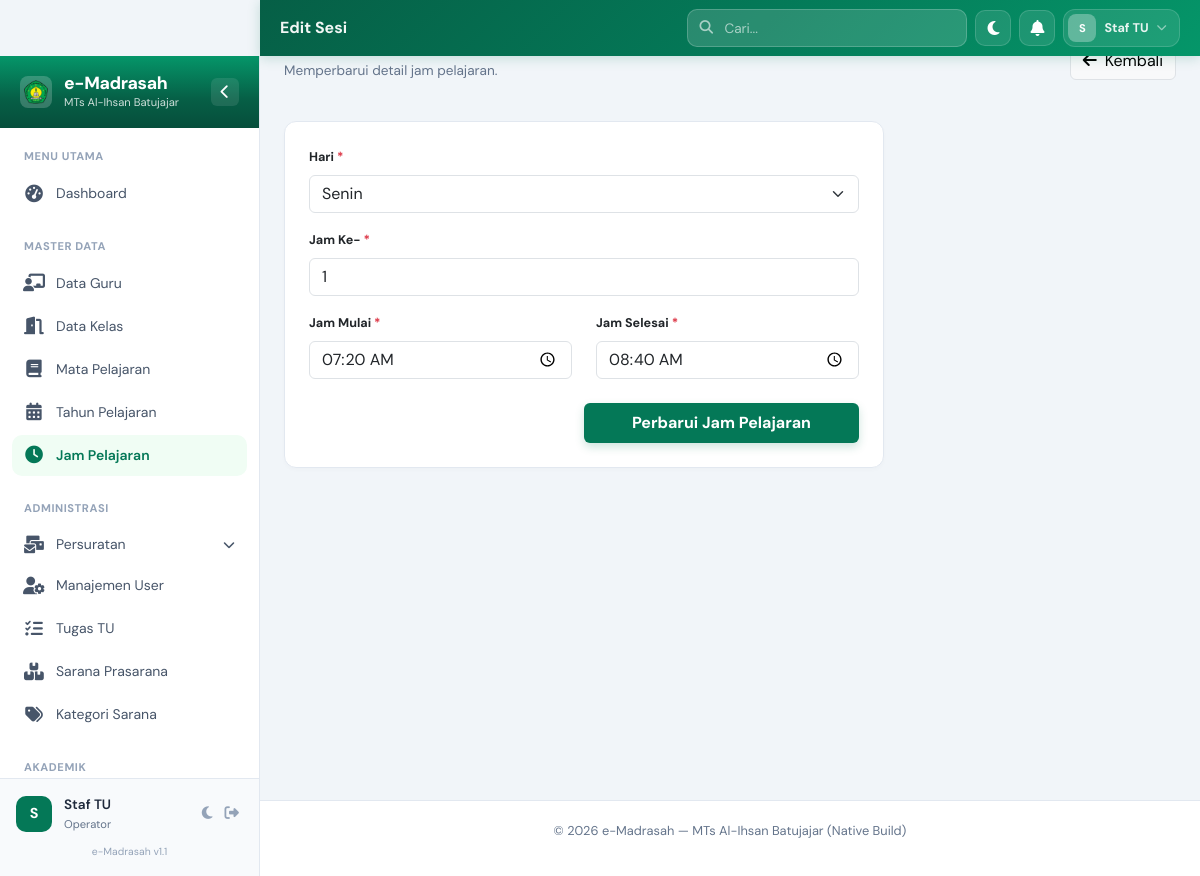
Page /modules/jam_pelajaran/edit.php?id=1 (signed in) on the committed database.
### tables this page shows
CREATE TABLE `jam_pelajaran` (
  `id` bigint unsigned NOT NULL AUTO_INCREMENT,
  `hari` varchar(255) NOT NULL,
  `sesi_ke` int NOT NULL,
  `jam_mulai` time NOT NULL,
  `jam_selesai` time NOT NULL,
  `created_at` timestamp NULL DEFAULT NULL,
  `updated_at` timestamp NULL DEFAULT NULL,
  PRIMARY KEY (`id`)
);

### includes/functions.php (called while the page is built, shortened)
<?php
function base_url($path = '') {
    $base_folder = "/emadrasah/";
    $path = ltrim($path, '/');
    if (preg_match('/^(assets|uploads|vendor)/', $path)) {
        return $base_folder . $path;
    }
    $parts = explode('?', $path, 2);
    $clean_path = $parts[0];
    $query = isset($parts[1]) ? '?' . $parts[1] : '';
    $clean_path = preg_replace('/^modules\//', '', $clean_path);
    if ($clean_path === 'index.php') {
        $clean_path = '';
    } else {
        $clean_path = preg_replace('/\/index\.php$/', '', $clean_path);
        $clean_path = preg_replace('/\.php$/', '', $clean_path);
    }
    return $base_folder . ltrim($clean_path, '/') . $query;
}
?>

### modules/jam_pelajaran/edit.php (the view, shortened to what this page needs)
<?php
include __DIR__ . '/../../includes/header.php';
$id = isset($_GET['id']) ? (int)$_GET['id'] : 0;
$stmt = $pdo->prepare("SELECT * FROM jam_pelajaran WHERE id = ?");
$stmt->execute([$id]);
$j = $stmt->fetch();
?>
<div class="page-header mb-4 fade-in">
    <div>
        <h2 class="page-title">Edit Jam Pelajaran</h2>
        <p class="page-subtitle">Memperbarui detail jam pelajaran.</p>
    </div>
    <div>
        <a href="<?php echo base_url('modules/jam_pelajaran/index.php'); ?>" class="btn btn-light border">
            <i class="fas fa-arrow-left me-2"></i>Kembali
        </a>
    </div>
</div>
<div class="card border-0 shadow-sm p-4 fade-in" style="max-width: 600px;">
    <form action="<?php echo base_url('modules/jam_pelajaran/update.php'); ?>" method="POST">
        <div class="mb-3">
            <label class="form-label small fw-bold">Hari <span class="text-danger">*</span></label>
            <select name="hari" class="form-select" required>
                <?php $days = ['Senin', 'Selasa', 'Rabu', 'Kamis', 'Jumat', 'Sabtu', 'Minggu']; ?>
                <?php foreach ($days as $day): ?>
                    <option value="<?php echo $day; ?>" <?php echo $j['hari'] == $day ? 'selected' : ''; ?>><?php echo $day; ?></option>
                <?php endforeach; ?>
            </select>
        </div>
        <div class="mb-3">
            <label class="form-label small fw-bold">Jam Ke- <span class="text-danger">*</span></label>
            <input type="number" name="sesi_ke" class="form-control" required min="1" value="<?php echo $j['sesi_ke']; ?>">
        </div>
        <div class="row mb-3">
            <div class="col-md-6">
                <label class="form-label small fw-bold">Jam Mulai <span class="text-danger">*</span></label>
                <input type="time" name="jam_mulai" class="form-control" required value="<?php echo substr($j['jam_mulai'], 0, 5); ?>">
            </div>
            <div class="col-md-6">
                <label class="form-label small fw-bold">Jam Selesai <span class="text-danger">*</span></label>
                <input type="time" name="jam_selesai" class="form-control" required value="<?php echo substr($j['jam_selesai'], 0, 5); ?>">
            </div>
        </div>
        <div class="text-end mt-4">
            <button type="submit" class="btn btn-primary px-5 fw-bold">Perbarui Jam Pelajaran</button>
        </div>
    </form>
</div>
<?php include __DIR__ . '/../../includes/footer.php'; ?>

### assets/css/custom.css (style rules this page uses)
:root { --em-green-950: #022c22; --em-green-900: #064e3b; --em-green-800: #065f46; --em-green-700: #047857; --em-green-600: #059669; --em-green-500: #10b981; --em-green-200: #a7f3d0; --em-green-100: #d1fae5; --em-green-50 : #f0fdf4; --em-gold : #b45309; --em-gold-light: #fef3c7; --em-gray-950: #020617; --em-gray-900: #0f172a; --em-gray-800: #1e293b; --em-gray-700: #334155; --em-gray-600: #475569; --em-gray-500: #64748b; --em-gray-400: #94a3b8; --em-gray-300: #cbd5e1; --em-gray-200: #e2e8f0; --em-gray-100: #f1f5f9; --em-gray-50 : #f8fafc; --em-white : #ffffff; --em-primary : var(--em-green-700); --em-primary-dark : var(--em-green-800); --em-primary-darker : var(--em-green-900); --em-surface : var(--em-white); --em-bg : #f1f5f9; --em-border : #e2e8f0; --em-text : #1e293b; --em-text-muted : #64748b; --em-sidebar-w : 260px; --em-sidebar-collapsed-w: 75px; --em-header-h : 56px; --em-r-md : 10px; --em-r-lg : 14px; --em-r-xl : 20px; --em-r-full: 9999px; --em-ease : cubic-bezier(0.4, 0, 0.2, 1); --em-dur : 250ms; }
body { font-family: 'DM Sans', 'Segoe UI', system-ui, sans-serif; background: var(--em-bg); color: var(--em-text); font-size: 0.9rem; -webkit-font-smoothing: antialiased; overflow-x: hidden; transition: background-color 0.3s ease, color 0.3s ease; }
h1, h2, h3, h4, h5, h6 { font-family: 'Plus Jakarta Sans', sans-serif; font-weight: 700; }
.fade-in { animation: emFadeIn 0.5s ease both; }
.card.fade-in { animation-delay: 0.05s; }
.card:nth-child(2).fade-in { animation-delay: 0.1s; }
.card { border-radius: 12px !important; border: 1px solid var(--em-border) !important; box-shadow: 0 2px 4px rgba(0,0,0,0.02) !important; background: var(--em-white); transition: transform 0.2s, box-shadow 0.2s; }
.btn-primary { background: var(--em-primary); border: none; padding: 8px 20px; font-weight: 600; box-shadow: 0 4px 10px rgba(4, 120, 87, 0.2); }
.fade-in { animation: fadeIn 0.4s ease-out; }
.page-header { display: flex; flex-wrap: wrap; gap: 16px; justify-content: space-between; align-items: center; margin-bottom: 24px; }
.page-title { font-size: 1.5rem; font-weight: 800; color: var(--em-gray-900); }
.page-subtitle { font-size: 0.85rem; color: var(--em-gray-500); }

### rows in the picture
jam_pelajaran: hari "Senin", sesi_ke "1", jam_mulai "07:20", jam_selesai "08:40"

### other values in the picture
$page_title "Edit Sesi"
substr($_SESSION['user_name'] ?? 'A', 0, 1) "S"
$_SESSION['user_name'] "Staf TU"
$_SESSION['user_role'] "Operator"
